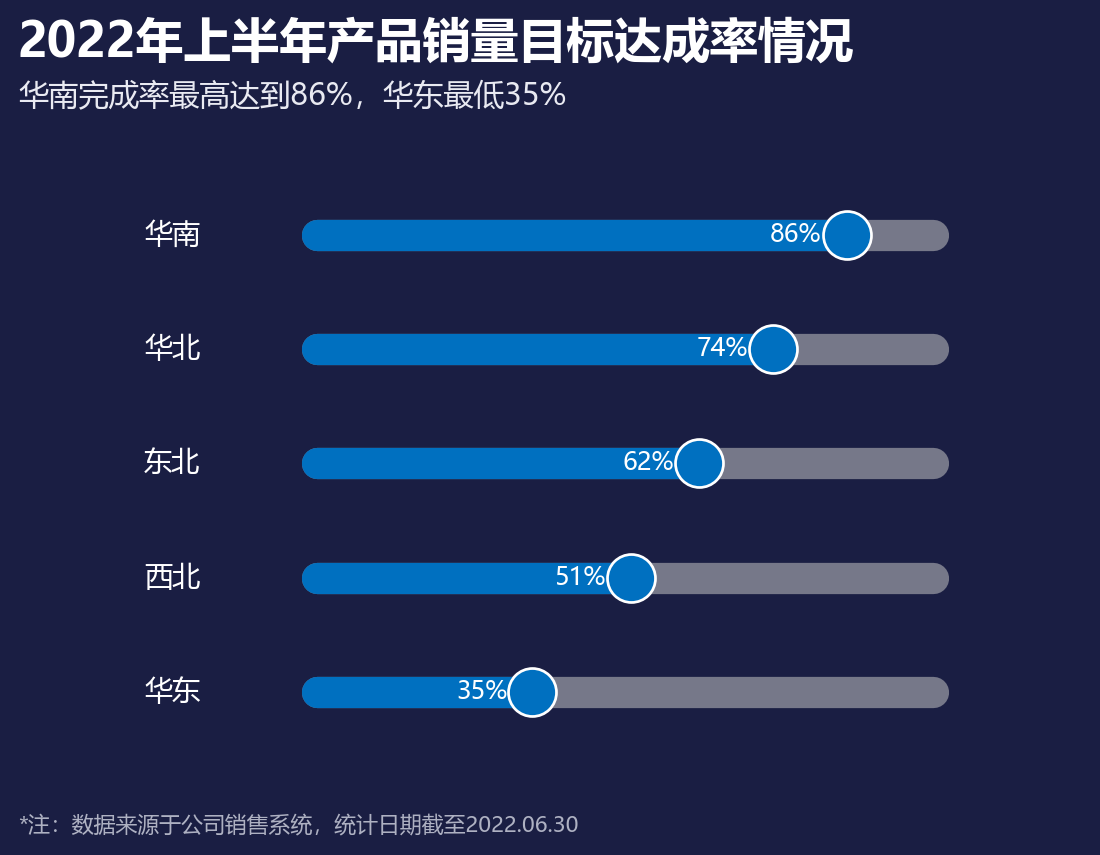

Write the Python code that produced this figure.
# -*- coding: utf-8 -*-
"""
图表 29 滑珠图
复现《Excel数据可视化 - 从图表到数据大屏》第二章后15个图表
运行: python 29_滑珠图.py  ->  生成 29_滑珠图.png
"""

import os
import math
import numpy as np
import matplotlib
matplotlib.use('Agg')
import matplotlib.pyplot as plt
from matplotlib.patches import (Circle, Wedge, Rectangle, FancyBboxPatch,
                                PathPatch)
from matplotlib.path import Path
from matplotlib.lines import Line2D
from matplotlib.patches import Patch
import matplotlib.colors as mcolors

plt.rcParams['font.sans-serif'] = ['Microsoft YaHei', 'SimHei', 'DejaVu Sans']
plt.rcParams['axes.unicode_minus'] = False
plt.rcParams['figure.dpi'] = 150

OUT = os.path.dirname(os.path.abspath(__file__))

# ---------------- 配色（取自原图表像素） ----------------
BG       = '#1A1E43'   # 深蓝底
BLUE     = '#0070C0'
BLUE_L   = '#00B0F0'
BLUE_M   = '#82ADD7'
BLUE_BR  = '#0E5DFF'   # 子弹图-实际
RED      = '#E74E69'
YELLOW   = '#FFC000'
AMBER    = '#FFC54D'
TEAL     = '#087E8B'
ROSE_R   = '#F94C66'
CYAN     = '#37A2DA'
GREEN_T  = '#11A7AD'
PURPLE   = '#7030A0'
DARKLINE = '#1A1E43'
TXT      = '#FFFFFF'
TXT2     = '#E9EAF2'
TXT3     = '#AEB1C2'
GREY_TR  = '#767889'   # 滑珠轨道灰
GREY_BEAD= '#A6A6A6'
OUTLINE  = '#9BA0BC'   # 目标柱描边
# 南丁格尔圆环
R_PURPLE = '#512DCB'
R_BLUE   = '#6073F3'
R_CYAN   = '#66CBDD'
# 复合柱形图季度色
Q_COLORS = ['#4A5BD1', '#FC6C0F', '#F6A50B', '#A2417B']

TITLE_FS  = 23
SUB_FS    = 14.5
NOTE_FS   = 10.5


def save(fig, name):
    path = os.path.join(OUT, name)
    fig.savefig(path, facecolor=BG, bbox_inches='tight', pad_inches=0.12)
    plt.close(fig)
    print('saved:', name)


def dashboard(title=None, subtitle=None, footnote=None, figsize=(8.4, 6.0)):
    """统一的深色大屏画布，返回 fig，标题/副标题/脚注用 figure 坐标"""
    fig = plt.figure(figsize=figsize, facecolor=BG)
    if title:
        fig.text(0.055, 0.955, title, fontsize=TITLE_FS, fontweight='bold',
                 color=TXT, va='top', ha='left')
    if subtitle:
        fig.text(0.055, 0.885, subtitle, fontsize=SUB_FS, color=TXT2,
                 va='top', ha='left')
    if footnote:
        fig.text(0.055, 0.045, footnote, fontsize=NOTE_FS, color=TXT3,
                 va='bottom', ha='left')
    return fig


def polar_xy(r, deg_cw_from_top):
    """顺时针(从正上方)角度 -> 直角坐标"""
    a = np.radians(90 - deg_cw_from_top)
    return r * np.cos(a), r * np.sin(a)


def ring(ax, r_in, r_out, vals, colors, start=90, edge=DARKLINE, lw=1.2):
    """画一个(甜甜圈)环：vals 为各项占比(自动归一)，从 start 度起顺时针着色"""
    vals = np.asarray(vals, dtype=float)
    total = vals.sum()
    cur = start
    out = []
    for v, c in zip(vals, colors):
        sweep = 360.0 * v / total
        if c is not None:
            w = Wedge((0, 0), r_out, cur - sweep, cur,
                      width=r_out - r_in, facecolor=c, edgecolor=edge,
                      linewidth=lw, zorder=2)
            ax.add_patch(w)
            out.append(w)
        cur -= sweep
    return out


def capsule(ax, x0, x1, y, thick_pt, color, z=2):
    """以粗圆头线画胶囊条(thick_pt 为线宽/点)，不受坐标比例影响"""
    ax.plot([x0, x1], [y, y], color=color, lw=thick_pt,
            solid_capstyle='round', solid_joinstyle='round',
            zorder=z, clip_on=False)


def _draw_bead_chart(fig, rows, p2022, p2021=None, title2021=False):
    ax = fig.add_axes([0.16, 0.13, 0.74, 0.66])
    ax.set_facecolor(BG)
    n = len(rows)
    ys = list(range(n - 1, -1, -1))   # 第一行在最上
    SCALE = 0.74                      # 轨道 100% 对应的 x 长度
    ax.set_xlim(-0.20, 0.92)
    ax.set_ylim(-0.6, n - 0.4)
    ax.axis('off')
    track_pt, bead_s = 15, 530
    for y, row, a in zip(ys, rows, p2022):
        px = a * SCALE
        # 区域名
        ax.text(-0.14, y, row, ha='right', va='center',
                fontsize=13.5, color=TXT)
        # 完整灰轨道 + 蓝色达成段
        capsule(ax, 0, SCALE, y, track_pt, GREY_TR, z=1)
        capsule(ax, 0, px, y, track_pt, BLUE, z=2)
        if p2021 is None:
            # 2022 珠子（蓝底白边）
            ax.scatter([px], [y], s=bead_s, facecolor=BLUE,
                       edgecolor='white', linewidths=1.3, zorder=5)
            ax.text(px - 0.03, y, '%.0f%%' % (a * 100), ha='right',
                    va='center', fontsize=12, color='white', zorder=6)
        else:
            b = p2021[rows.index(row)] * SCALE
            ax.scatter([px], [y], s=bead_s, facecolor=BLUE,
                       edgecolor='white', linewidths=1.3, zorder=5)
            ax.scatter([b], [y], s=bead_s, facecolor=GREY_BEAD,
                       edgecolor='white', linewidths=1.3, zorder=4)
            ax.text(px, y + 0.30, '%.0f%%' % (a * 100), ha='center',
                    va='bottom', fontsize=12, color=TXT, zorder=6)
    if p2021 is not None:
        leg_x, leg_y = -0.16, n - 0.65
        ax.scatter([leg_x], [leg_y], s=240, facecolor=BLUE,
                   edgecolor='white', linewidths=1.1, zorder=5)
        ax.text(leg_x + 0.04, leg_y, '2022完成率', va='center',
                fontsize=11.5, color=TXT)
        ax.scatter([leg_x + 0.22], [leg_y], s=240, facecolor=GREY_BEAD,
                   edgecolor='white', linewidths=1.1, zorder=5)
        ax.text(leg_x + 0.26, leg_y, '2021完率', va='center',
                fontsize=11.5, color=TXT)
    return ax


# ============ 29 滑珠图 ============
def fig29():
    data = [('华南', 0.86), ('华北', 0.74), ('东北', 0.62),
            ('西北', 0.51), ('华东', 0.35)]
    fig = dashboard('2022年上半年产品销量目标达成率情况',
                    '华南完成率最高达到86%，华东最低35%',
                    '*注：数据来源于公司销售系统，统计日期截至2022.06.30')
    _draw_bead_chart(fig, [d[0] for d in data], [d[1] for d in data])
    save(fig, '29_滑珠图.png')


if __name__ == '__main__':
    fig29()
